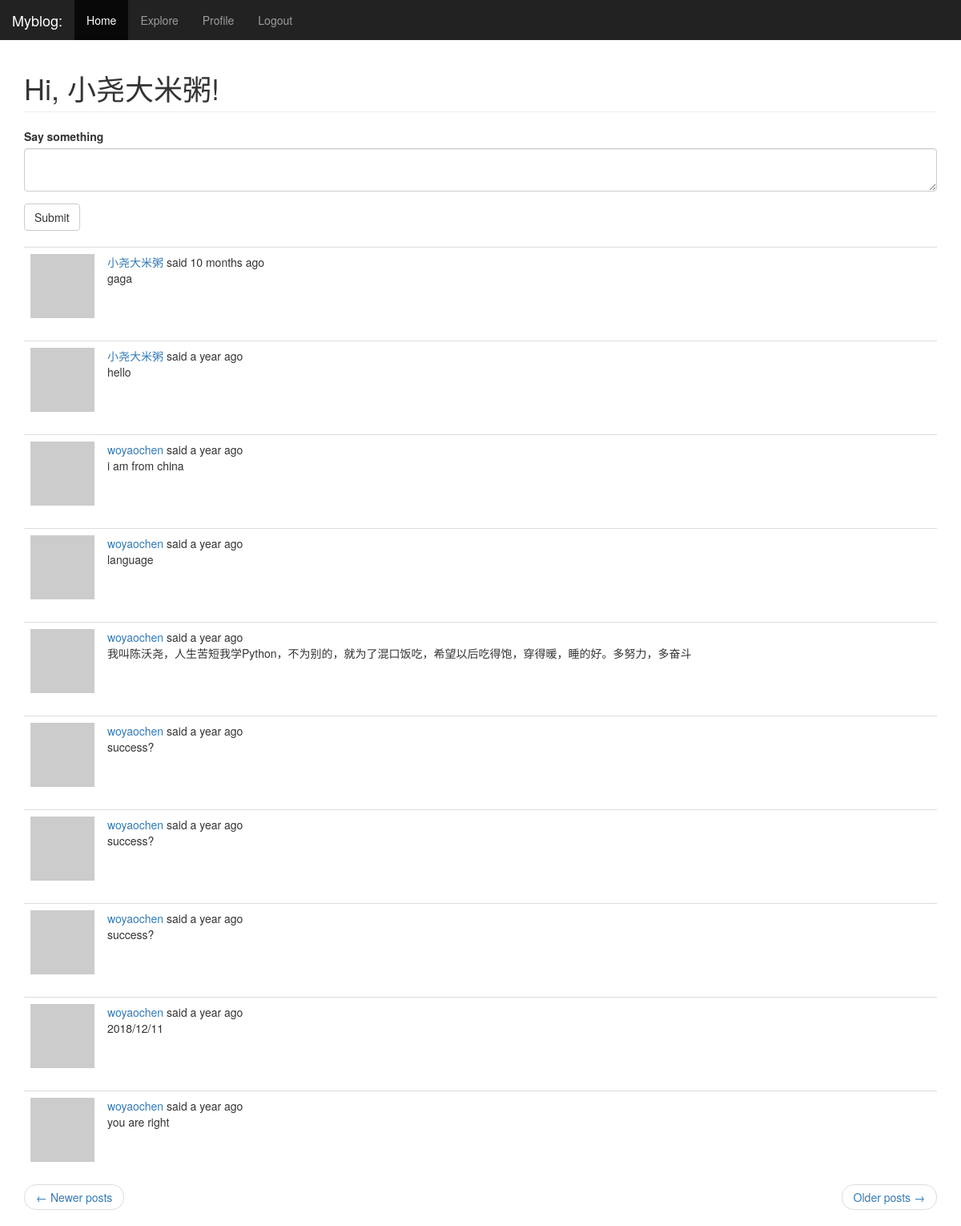
Screenshot of /index (signed in) with the database file from the repository.
### app/models.py (models this page shows, shortened)
class User(UserMixin, db.Model):
    __tablename__ = 'users'
    id = db.Column(db.Integer, primary_key=True)
    username = db.Column(db.String(64), index=True, unique=True)
    email = db.Column(db.String(120), index=True, unique=True)
    password_hash = db.Column(db.String(128))
    posts = db.relationship('Post', backref='author', lazy='dynamic')
    about_me = db.Column(db.String(140))
    last_seen = db.Column(db.DateTime, default=datetime.utcnow)
    followed = db.relationship(
        'User', secondary=followers,
        primaryjoin=(followers.c.follower_id == id),
        secondaryjoin=(followers.c.followed_id == id),
        backref=db.backref('followers', lazy='dynamic'), lazy='dynamic')
    def avatar(self, size):
        digest = md5(self.email.lower().encode('utf-8')).hexdigest()
        return 'https://www.gravatar.com/avatar/{}?d=identicon&s={}'.format(digest, size)
    def followed_posts(self):
        followed = Post.query.join(
            followers, (followers.c.followed_id == Post.user_id)).filter(
            followers.c.follower_id == self.id)
        own = Post.query.filter_by(user_id=self.id)
        return followed.union(own).order_by(Post.timestamp.desc())

class Post(db.Model):
    __tablename__ = 'posts'
    id = db.Column(db.Integer, primary_key=True)
    body = db.Column(db.String(48))
    timestamp = db.Column(db.DateTime, index=True, default=datetime.utcnow)
    user_id = db.Column(db.Integer, db.ForeignKey('users.id'))
    language = db.Column(db.String(5))

### app/routes.py (the view, shortened to what this page needs)
@app.route('/', methods=['GET', 'POST'])
@app.route('/index', methods=['GET', 'POST'])
@login_required
def index():
    form = PostForm()
    page = request.args.get('page', 1, type=int)
    posts = current_user.followed_posts().paginate(
        page, app.config['POSTS_PER_PAGE'], False
    )
    prev_url = url_for('index', page=posts.prev_num
    if posts.has_prev else None)
    next_url = url_for('index', page=posts.next_num
    if posts.has_next else None)
    return render_template('index.html', title=_('Home'), form=form,
                           posts=posts.items, next_url=next_url,
                           prev_url=prev_url)

### app/forms.py
class PostForm(FlaskForm):
    post = TextAreaField(_l('Say something'), validators=[DataRequired()])
    submit = SubmitField(_l('Submit'))

### app/models.py (called while the page is built)
@login.user_loader
def load_user(id):
    return User.query.get(int(id))

### app/routes.py (called while the page is built)
@app.before_request
def before_request():
    if current_user.is_authenticated:
        current_user.last_seen = datetime.utcnow()
        db.session.commit()
    g.locale = str(get_locale())

### app/templates/index.html
{% extends "base.html" %}
{% import 'bootstrap/wtf.html' as wtf %}
{% block app_content %}
<h1 class="page-header">Hi, {{current_user.username}}!</h1>
{% if form %}
{{ wtf.quick_form(form) }}<br>
{% endif %}
{% for post in posts %}
{% include '_post.html' %}
{% endfor %}
<nav aria-label="...">
    <ul class="pager">
        <li class="previous{% if not prev_url %} disabled{% endif %}">
            <a href="{{ prev_url or '#' }}">
                <span aria-hidden="true">&larr;</span> {{ _('Newer posts') }}
            </a>
        </li>
        <li class="next{% if not next_url %} disabled{% endif %}">
            <a href="{{ next_url or '#' }}">
                {{ _('Older posts') }} <span aria-hidden="true">&rarr;</span>
            </a>
        </li>
    </ul>
</nav>
{% endblock %}

### app/templates/_post.html (shortened to what this page needs)
<table class="table table-hover">
    <tr>
        <td width="70px">
            <a href="{{ url_for('user', username=post.author.username) }}">
                <img src="{{ post.author.avatar(70) }}"/>
            </a>
        </td>
        <td>
            {{ _('%(username)s said %(when)s',
            username=user_link, when=moment(post.timestamp).fromNow()) }}
            <br>
            <span id="post{{ post.id }}">{{ post.body }}</span>
        </td>
    </tr>
</table>

### rows the page displays
User: username "小尧大米粥"
Post: body "gaga"
Post: body "hello"
Post: body "i am from china"
Post: body "language"
Post: body "我叫陈沃尧，人生苦短我学Python，不为别的，就为了混口饭吃，希望以后吃得饱，穿得暖，睡的好。多努力，多奋斗"
Post: body "success?"
Post: body "success?"
Post: body "success?"
Post: body "2018/12/11"
Post: body "you are right"
